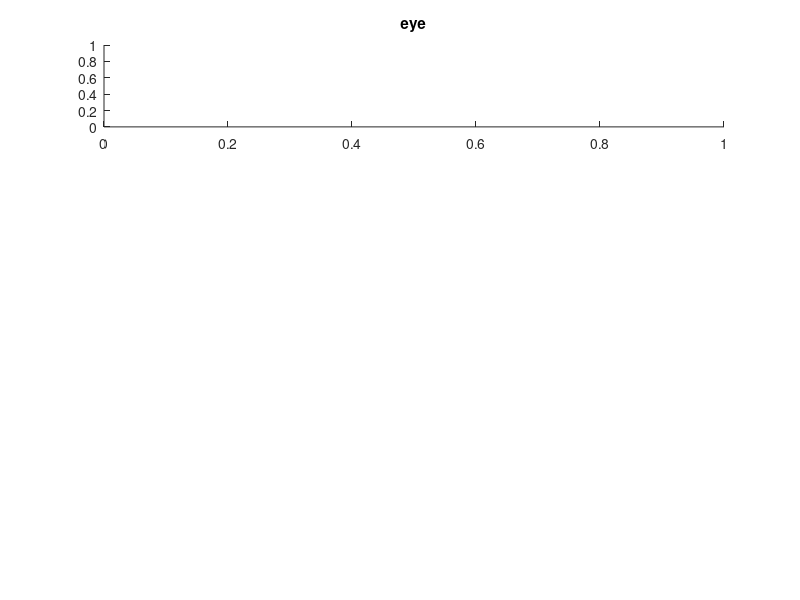

Write MATLAB code to recreate this figure. (Note: this script raises an error after producing the figure.)
figure(929); clf
subplot(4,1,1); hold on
title('eye')

plot(new_t_ms/1000, eye_ang_x)
plot(new_t_ms/1000, eye_ang_y)
plot(new_t_ms/1000, interp_pupil*20)
legend('x','y','pupil')
%plot(new_t_ms(below_thresh_eye)/1000, eye_ang_x(below_thresh_eye),'*')
%plot(new_t_ms(below_thresh_eye)/1000, interp_y(below_thresh_eye),'*')
%[ ex, ey]=smi2angle(interp_x(below_thresh), interp_y(below_thresh));
%ylim([0  80])
plot( eye_time(trialNum,conditionNum,subNum),20, 'r*')
plot( eye_time_ff(trialNum,conditionNum,subNum),21, 'b*')

subplot(4,1,2); hold on
title('eye velocity')
plot(new_t_ms/1000,velFF )

ft=[];
for qbq=1:size(fix_frames,1)
	ft=[ft; new_t_ms(fix_frames(qbq,1):fix_frames(qbq,2))];
end
plot(ft/1000, ones(length(ft),1)*vel_thresh,'*')
plot(new_t_ms/1000,below_ff*vel_thresh*0.5,'*')


%ylim([20 60])
subplot(4,1,3); hold on
title('3dof orientation')
plot(new_t_ms/1000, angular_orient(:,1) )
plot(new_t_ms/1000, angular_orient(:,2) )
plot(new_t_ms/1000, angular_orient(:,3) )
legend('heading','pitch', 'yaw')

subplot(4,1,4); hold on
title('global vel & accel')
plot(new_t_ms/1000,angular_vel_global)
plot(new_t_ms/1000,linear_accel_global)
plot(head_time(trialNum,conditionNum,subNum),20,'r*')
legend('orient vel','linear accel','start head')


